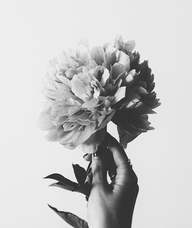
#> input picture images/grayscale-flower.png, 192 x 228 px, shrunk from 640 x 760 before the run, found by its file name
$ jupyter execute main.ipynb
#> lines starting #> are read from the running program, lines starting #| are printed output that depends on the picture; after the words box and inside, x2 and y2 are one past the last pixel; in counts of white or black regions, pixels touching at a corner belong together
# DIGITAL IMAGE PROCESSING
## Assignment - 4

### ~Aniketh Atmakuri (2021112008)

[cell 1]
import numpy as np
import matplotlib.pyplot as plt
import time
import cv2 as cv2
import librosa
from tqdm import tqdm

## Task - 1

### Part - (a)

[cell 2]
# Loading Grayscale Image
image = cv2.imread("/home/aniketh/Desktop/Sem_7/DIP/A4/Images/grayscale-flower.png", cv2.IMREAD_GRAYSCALE)
#> image: shape (228, 192); min 25, max 253, mean 197.1

# Binary Thresholding
_, binary_thresh = cv2.threshold(image, 127, 255, cv2.THRESH_BINARY)
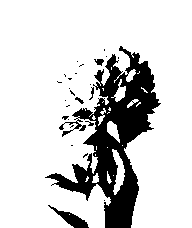
#> binary_thresh: shape (228, 192); 82.3% white; 26 black regions (20 under 20 px), largest, box (x1, y1, x2, y2) and area: (45, 46, 161, 228) 7230, (48, 205, 89, 228) 303, (94, 59, 104, 66) 43, (75, 97, 84, 104) 28, (89, 87, 94, 100) 26, (85, 121, 94, 126) 20

# Adaptive Thresholding
adaptive_thresh_gaussian = cv2.adaptiveThreshold(image, 255, cv2.ADAPTIVE_THRESH_GAUSSIAN_C, cv2.THRESH_BINARY, 11, 2)
#> adaptive_thresh_gaussian: shape (228, 192); 82.2% white; 89 black regions (68 under 20 px), largest, box (x1, y1, x2, y2) and area: (42, 35, 161, 228) 5893, (47, 203, 89, 228) 261, (53, 70, 85, 108) 221

# Otsu's Thresholding
_, otsu_thresh = cv2.threshold(image, 0, 255, cv2.THRESH_BINARY + cv2.THRESH_OTSU)
#> otsu_thresh: shape (228, 192); 79.7% white; 26 black regions (20 under 20 px), largest, box (x1, y1, x2, y2) and area: (44, 44, 161, 228) 8337, (48, 204, 89, 228) 317, (68, 87, 85, 107) 69, (63, 68, 82, 81) 61, (75, 60, 85, 68) 27, (63, 104, 74, 108) 22

### Part - (b)

[cell 3]
# Plotting original and segmented images
plt.figure(figsize=(12, 8))

# Original Image
plt.subplot(2, 3, 1)
plt.imshow(image, cmap='gray')
plt.title("Original Image")
plt.axis("off")

# Binary Thresholding
plt.subplot(2, 3, 2)
plt.imshow(binary_thresh, cmap='gray')
plt.title("Binary Thresholding")
plt.axis("off")

# Adaptive Thresholding (Gaussian)
plt.subplot(2, 3, 4)
plt.imshow(adaptive_thresh_gaussian, cmap='gray')
plt.title("Adaptive Thresholding (Gaussian)")
plt.axis("off")

# Otsu's Thresholding
plt.subplot(2, 3, 5)
plt.imshow(otsu_thresh, cmap='gray')
plt.title("Otsu's Thresholding")
plt.axis("off")

plt.tight_layout()
plt.show()
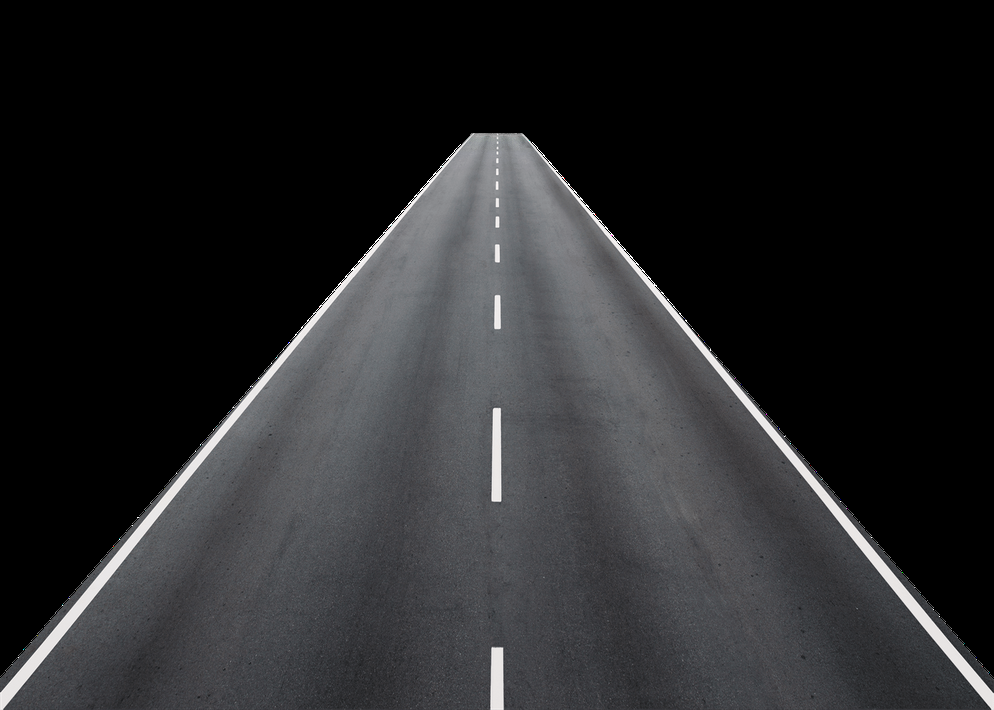
#> input picture images/grayscale-image-q2.png, 994 x 710 px, shrunk from 3307 x 2362 before the run, found by its file name

### Part - (c)

Otsu's Thresholding provided the best segmentation for the image, as it effectively separates the flower and hand from the background with well-defined object boundaries. However, Adaptive Thresholding highlights finer details, though it introduces significant noise, making it less suitable for clean segmentation. Binary thresholding doesn't adjust well to different parts of the image and struggles with changes in brightness.

## Task - 2

### Part - (a)

[cell 4]
def detect_and_highlight_lines(image):

    # Apply Canny edge detection
    edges = cv2.Canny(image, threshold1=50, threshold2=150, apertureSize=3)
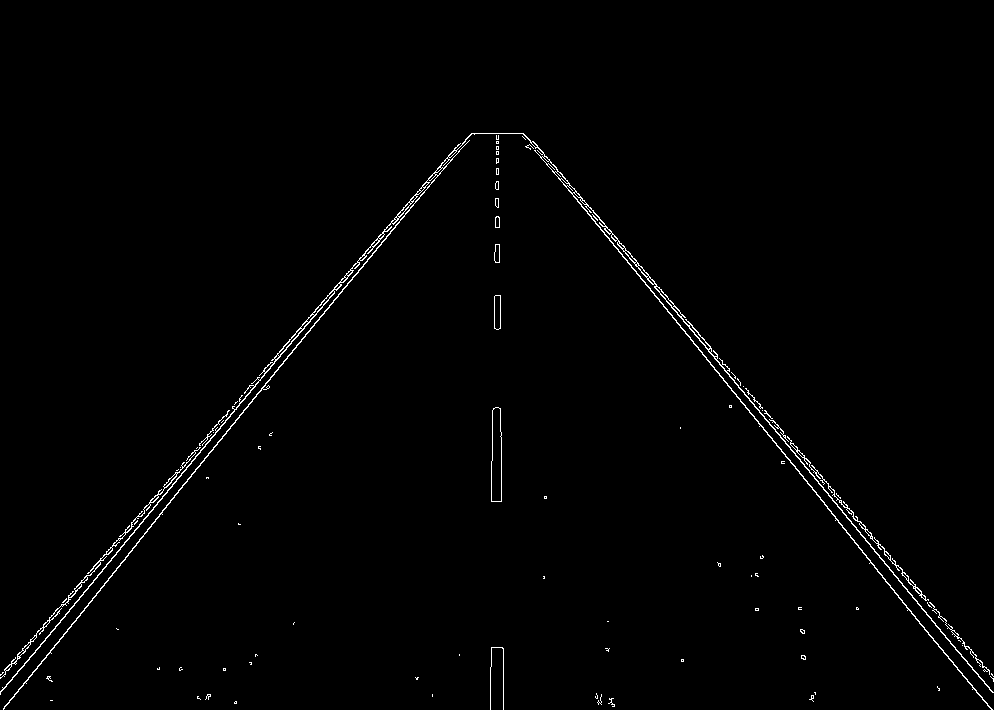
#> edges: shape (710, 994); 1% white in thin lines or dots, all inside (x1, y1, x2, y2) = (0, 133, 994, 710)

    # Convert the grayscale image to color for highlighting lines
    color_image = cv2.cvtColor(image, cv2.COLOR_GRAY2BGR)

    # Apply Probabilistic Hough Line Transform
    lines = cv2.HoughLinesP(edges, rho=1, theta=np.pi/180, threshold=50, minLineLength=50, maxLineGap=10)
#> lines = 38 rows, first 6: [572, 193, 989, 707], [3, 708, 390, 231], [17, 654, 455, 150], [740, 385, 993, 676], [301, 341, 415, 201], [597, 219, 889, 567]

    # Draw the detected lines on the image
    if lines is not None:
        for line in lines:
            x1, y1, x2, y2 = line[0]
            cv2.line(color_image, (x1, y1), (x2, y2), (0, 0, 255), 5)  # Red lines
#> this loop made 38 passes
#> (x1, y1, x2, y2) on passes 1 to 12: (572, 193, 989, 707), (3, 708, 390, 231), (17, 654, 455, 150), (740, 385, 993, 676), (301, 341, 415, 201), (597, 219, 889, 567), (253, 385, 413, 201), (0, 678, 185, 465), (804, 466, 931, 618), (530, 140, 817, 470), (685, 319, 958, 634), (0, 675, 176, 472)
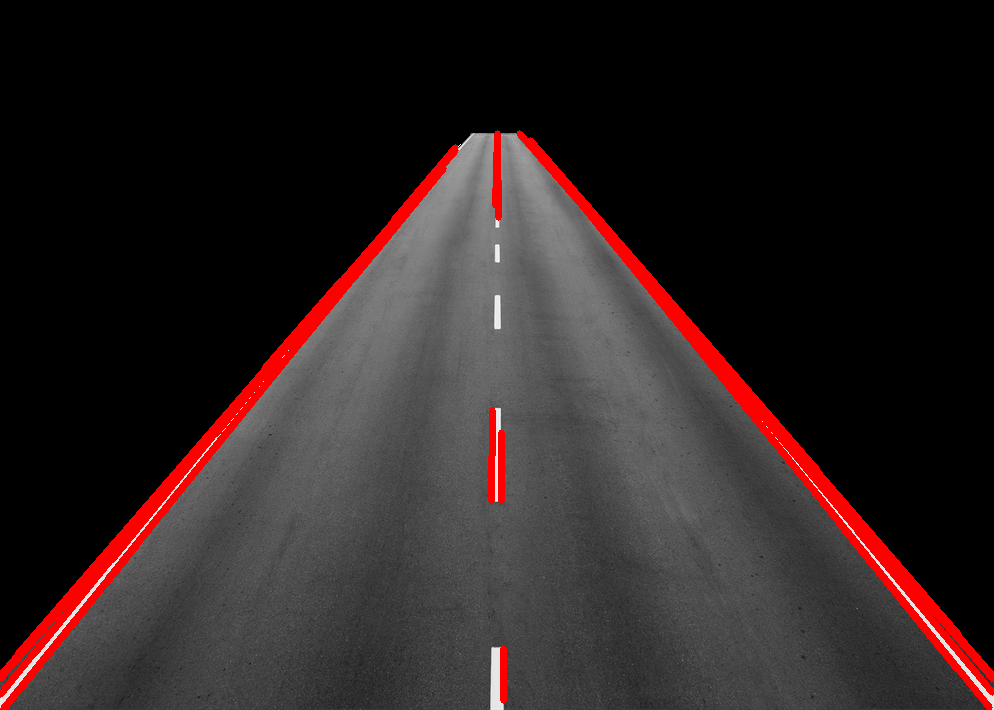
#> color_image: shape (710, 994, 3); mean B, G, R 34, 34, 44.3

    return color_image

### Part - (b)

[cell 5]
image2 = cv2.imread("/home/aniketh/Desktop/Sem_7/DIP/A4/Images/grayscale-image-q2.png", cv2.IMREAD_GRAYSCALE)

output = detect_and_highlight_lines(image2)

output_image_rgb = cv2.cvtColor(output, cv2.COLOR_BGR2RGB)


plt.figure(figsize=(10, 5))
# Original image
plt.subplot(1, 2, 1)
plt.imshow(image2, cmap='gray')
plt.title("Original Image")
plt.axis('off')
# Display processed image with highlighted lines
plt.subplot(1, 2, 2)
plt.imshow(output_image_rgb)
plt.title("Processed Image with Highlighted Lines")
plt.axis('off')

plt.tight_layout()
plt.show()

### Part - (c)

[cell 6]
def detect_and_highlight_lines_experiment(image, rho=1, theta=np.pi/180, threshold=50, minLineLength=50, maxLineGap=10):

    # Apply Canny edge detection
    edges = cv2.Canny(image, threshold1=50, threshold2=150, apertureSize=3)

    # Convert the grayscale image to BGR for displaying lines in color
    color_image = cv2.cvtColor(image, cv2.COLOR_GRAY2BGR)

    # Apply Probabilistic Hough Line Transform
    lines = cv2.HoughLinesP(edges, rho=rho, theta=theta, threshold=threshold,
                            minLineLength=minLineLength, maxLineGap=maxLineGap)

    # Draw the detected lines on the image
    if lines is not None:
        for line in lines:
            x1, y1, x2, y2 = line[0]
            cv2.line(color_image, (x1, y1), (x2, y2), (0, 0, 255), 5)  # Red lines

    return color_image

[cell 7]
# Load the input image
input_image = cv2.imread("/home/aniketh/Desktop/Sem_7/DIP/A4/Images/grayscale-image-q2.png", cv2.IMREAD_GRAYSCALE)

extended_params = [
    {"threshold": 30, "minLineLength": 30, "maxLineGap": 5},
    {"threshold": 30, "minLineLength": 50, "maxLineGap": 10},
    {"threshold": 30, "minLineLength": 70, "maxLineGap": 15},
    {"threshold": 50, "minLineLength": 30, "maxLineGap": 5},
    {"threshold": 50, "minLineLength": 50, "maxLineGap": 10},
    {"threshold": 50, "minLineLength": 70, "maxLineGap": 15},
    {"threshold": 70, "minLineLength": 30, "maxLineGap": 5},
    {"threshold": 70, "minLineLength": 50, "maxLineGap": 10},
    {"threshold": 70, "minLineLength": 70, "maxLineGap": 15},
]

# Plot results
plt.figure(figsize=(20, 15))

# Display the original image in the first plot
plt.subplot(3, 4, 1)
plt.imshow(input_image, cmap='gray')
plt.title("Original Image")
plt.axis('off')

# Loop through extended parameter combinations
for i, param in enumerate(extended_params):
    processed_image = detect_and_highlight_lines_experiment(
        input_image,
        threshold=param["threshold"],
        minLineLength=param["minLineLength"],
        maxLineGap=param["maxLineGap"],
    )
    processed_image_rgb = cv2.cvtColor(processed_image, cv2.COLOR_BGR2RGB)

    # Plot each processed image
    plt.subplot(3, 4, i + 2)
    plt.imshow(processed_image_rgb)
    plt.title(f"Thresh={param['threshold']}, MinLine={param['minLineLength']}, MaxGap={param['maxLineGap']}")
    plt.axis('off')

plt.tight_layout()
plt.show()
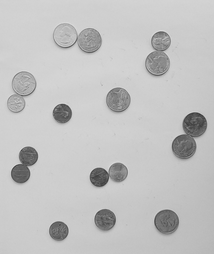
#> input picture images/grayscale-coins.png, 214 x 254 px, shrunk from 711 x 844 before the run, found by its file name
#> further down, input_image is the input picture: shape (254, 214); min 55, max 220, mean 193.6

The threshold decides how strong a line needs to be to get detected—higher values show fewer but clearer lines. The minLineLength sets the shortest line that can be detected, so increasing it removes tiny, broken lines. The maxLineGap fills gaps between line pieces, and bigger values join more pieces together but can make lines less accurate.

## Task - 3

### Part - (a)

[cell 8]
def detect_circles(image, dp=1.2, minDist=20, param1=50, param2=30, minRadius=0, maxRadius=0):

    # Preprocessing: Apply Gaussian blur to reduce noise
#> called with dp = 1.2, minDist = 20, param1 = 50, param2 = 30, minRadius = 10, maxRadius = 100
    blurred_image = cv2.GaussianBlur(image, (9, 9), 2)

    # Apply Hough Circle Transform
    circles = cv2.HoughCircles(blurred_image,
                               cv2.HOUGH_GRADIENT,
                               dp=dp,
                               minDist=minDist,
                               param1=param1,
                               param2=param2,
                               minRadius=minRadius,
                               maxRadius=maxRadius)
#> circles = [[166.2, 221.4, 12.76], [23.4, 83.4, 12.88], [89.4, 40.2, 12.64], [64.2, 35.4, 13.12], [193.8, 124.2, 12.76], [117, 100.2, 12.16], [105, 219, 10.3], [157.8, 63, 13.48], [183, 145.8, 11.68]]

    # Convert the grayscale image to BGR for color display
    output_image = cv2.cvtColor(image, cv2.COLOR_GRAY2BGR)

    # If circles are detected, draw them
    if circles is not None:
        circles = np.uint16(np.around(circles))
#> circles = [[166, 221, 13], [23, 83, 13], [89, 40, 13], [64, 35, 13], [194, 124, 13], [117, 100, 12], [105, 219, 10], [158, 63, 13], [183, 146, 12]]
        for circle in circles[0, :]:
            center = (circle[0], circle[1])  # Circle center (x, y)
            radius = circle[2]              # Circle radius
            cv2.circle(output_image, center, radius, (0, 255, 0), 3)  # Green circle
            cv2.circle(output_image, center, 2, (0, 0, 255), 3)       # Red center dot
#> this loop made 9 passes
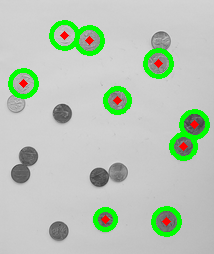
#> output_image: shape (254, 214, 3); 6.78% of pixels changed, all inside (x1, y1, x2, y2) = (8, 20, 210, 237)

    return output_image

### Part - (b)

[cell 9]
input_image = cv2.imread("/home/aniketh/Desktop/Sem_7/DIP/A4/Images/grayscale-coins.png", cv2.IMREAD_GRAYSCALE)

# Detect circles
result_image = detect_circles(input_image, dp=1.2, minDist=20, param1=50, param2=30, minRadius=10, maxRadius=100)

# Display the original and result images
plt.figure(figsize=(10, 5))

plt.subplot(1, 2, 1)
plt.imshow(input_image, cmap='gray')
plt.title("Original Image")
plt.axis('off')

plt.subplot(1, 2, 2)
plt.imshow(cv2.cvtColor(result_image, cv2.COLOR_BGR2RGB))
plt.title("Detected Circles")
plt.axis('off')

plt.tight_layout()
plt.show()

### Part - (c)

[cell 10]
input_image = cv2.imread("/home/aniketh/Desktop/Sem_7/DIP/A4/Images/grayscale-coins.png", cv2.IMREAD_GRAYSCALE)

extended_parameter_sets = [
    {"param2": 20, "minRadius": 5, "maxRadius": 20},
    {"param2": 20, "minRadius": 10, "maxRadius": 50},
    {"param2": 30, "minRadius": 5, "maxRadius": 30},
    {"param2": 30, "minRadius": 10, "maxRadius": 50},
    {"param2": 30, "minRadius": 20, "maxRadius": 100},
    {"param2": 40, "minRadius": 5, "maxRadius": 20},
    {"param2": 40, "minRadius": 20, "maxRadius": 100},
    {"param2": 50, "minRadius": 10, "maxRadius": 50},
    {"param2": 50, "minRadius": 0, "maxRadius": 0},
    {"param2": 60, "minRadius": 20, "maxRadius": 200},
]

# Plot the results
plt.figure(figsize=(20, 15))

# Original image
plt.subplot(3, 4, 1)
plt.imshow(input_image, cmap='gray')
plt.title("Original Image")
plt.axis('off')

# Processed images with different parameter sets
for i, params in enumerate(extended_parameter_sets):
    result_image = detect_circles(
        input_image,
        dp=1.2,
        minDist=20,
        param1=50,
        param2=params["param2"],
        minRadius=params["minRadius"],
        maxRadius=params["maxRadius"],
    )
    plt.subplot(3, 4, i + 2)
    plt.imshow(cv2.cvtColor(result_image, cv2.COLOR_BGR2RGB))
    plt.title(f"Param2={params['param2']}, MinR={params['minRadius']}, MaxR={params['maxRadius']}")
    plt.axis('off')
#> this loop made 10 passes
#> circles in detect_circles on passes 8 to 9: [[166, 221, 13]], [[166, 221, 13], [99, 177, 10], [23, 83, 13], [62, 113, 10]]
#> pass 1, `result_image = detect_circles( input_image, dp=1.2, minDist=20, param1..`:
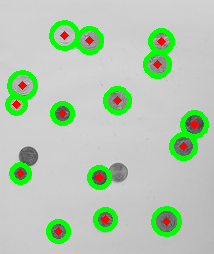
#> result_image: shape (254, 214, 3); mean B, G, R 177.5, 200.9, 180.4

plt.tight_layout()
plt.show()
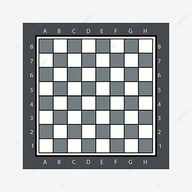
#> input picture images/grayscale-chessboard.jpg, 192 x 192 px, shrunk from 640 x 640 before the run, found by its file name

- param2 (Threshold): Controls the sensitivity of circle detection

- minRadius & maxRadius: Define the size range of circles to detect

- dp : Affects the resolution of detection

- minDist: Ensures detected circles are sufficiently spaced apart

Experimenting with different param2, minRadius, and maxRadius values revealed that smaller radius ranges and lower thresholds help detect fine, small circles but may introduce false positives. Higher thresholds and larger radius ranges focus on clear, larger circles, but they might miss smaller or faint ones. Adjusting these values carefully gives the best results for the specific image.

## Task - 4

### Part - (a)

[cell 11]
def detect_and_mark_corners(image, blockSize=2, ksize=3, k=0.04, threshold=0.01):

#> called with blockSize = 2, ksize = 3, k = 0.04, threshold = 0.01
    output_image = cv2.cvtColor(image, cv2.COLOR_GRAY2BGR)
#> output_image: shape (192, 192, 3)

    # Harris Corner Detection
    harris_response = cv2.cornerHarris(image, blockSize, ksize, k)

    # Dilate the corner
    harris_response = cv2.dilate(harris_response, None)

    # Threshold to mark corners
    output_image[harris_response > threshold * harris_response.max()] = [0, 0, 255]  # Red corners
#> output_image: shape (192, 192, 3); mean B, G, R 167.9, 167.9, 191.2

    return output_image

### Part - (b)

[cell 12]
input_image = cv2.imread("/home/aniketh/Desktop/Sem_7/DIP/A4/Images/grayscale-chessboard.jpg",cv2.IMREAD_GRAYSCALE)

corners_marked_image = detect_and_mark_corners(input_image, blockSize=2, ksize=3, k=0.04, threshold=0.01)

plt.figure(figsize=(10, 5))

plt.subplot(1, 2, 1)
plt.imshow(input_image, cmap='gray')
plt.title("Original Image")
plt.axis('off')

plt.subplot(1, 2, 2)
plt.imshow(cv2.cvtColor(corners_marked_image, cv2.COLOR_BGR2RGB))
plt.title("Harris Corners Detected")
plt.axis('off')

plt.tight_layout()
plt.show()

### Part - (c)

[cell 13]
k_values = [0.005, 0.01, 0.02, 0.04, 0.1, 0.2]
input_image = cv2.imread("/home/aniketh/Desktop/Sem_7/DIP/A4/Images/grayscale-chessboard.jpg", cv2.IMREAD_GRAYSCALE)

input_image = np.uint8(input_image)

total_plots = len(k_values) + 1

cols = 3
rows = (total_plots + cols - 1) // cols


plt.figure(figsize=(20, 6 * rows))
plt.subplot(rows, cols, 1)
plt.imshow(input_image, cmap='gray')
plt.title("Original Image")
plt.axis('off')

for i, k_value in enumerate(k_values):

    highlighted_image = detect_and_mark_corners(input_image, k=k_value)
    plt.subplot(rows, cols, i + 2)
    plt.imshow(cv2.cvtColor(highlighted_image, cv2.COLOR_BGR2RGB))
    plt.title(f"k={k_value}")
    plt.axis('off')
#> this loop made 6 passes
#> pass 1, in detect_and_mark_corners (call 2), `harris_response = cv2.dilate(harris_response, None)`:
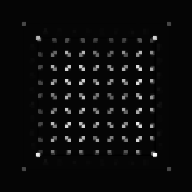
#> harris_response: shape (192, 192) float32; min -0.00122, max 0.0575, mean 0.00154; drawn with min black and max white

plt.tight_layout()
plt.show()
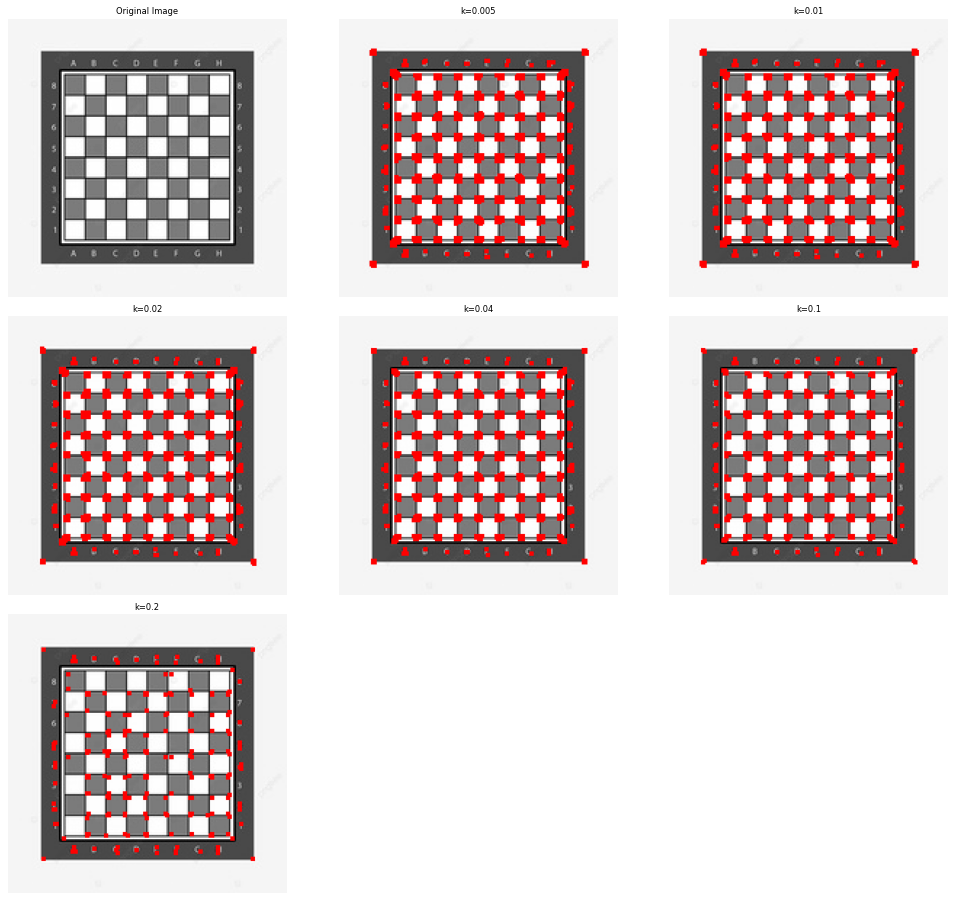
#> figure drawn by matplotlib, 7 panels
